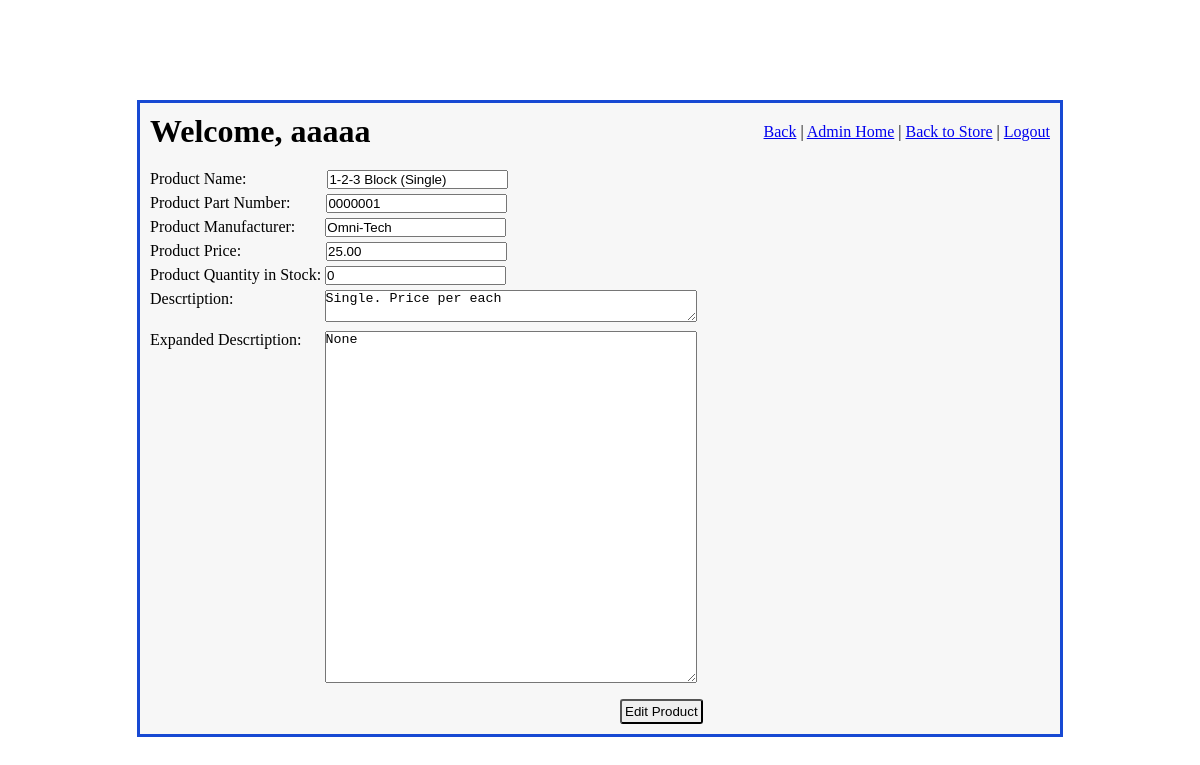
The page /admin_access/edit_product/2 (signed in) on the database its author committed.
### imgfield_app/models.py (models this page shows)
class User(models.Model):
    first_name = models.CharField(max_length=45)
    last_name = models.CharField(max_length=60)
    email = models.CharField(max_length=60)
    password = models.CharField(max_length=60)
    security_level = models.IntegerField()
    created_at = models.DateTimeField(auto_now_add=True)
    updated_at = models.DateTimeField(auto_now=True)
    objects = UserManager()

class Product(models.Model):
    name = models.CharField(max_length=108)
    part_number = models.CharField(max_length=27)
    manufacturer = models.CharField(max_length=45, null=True, blank= True)
    price = models.DecimalField(decimal_places=2, max_digits=5)
    desc = models.CharField(max_length=189)
    exp_desc = models.TextField(null=True, blank=True)
    quantity_in_stock = models.IntegerField(null=True, blank=True)
    created_at = models.DateTimeField(auto_now_add=True)
    updated_at = models.DateTimeField(auto_now=True)
    objects = ProductManager()

### admin_app/views.py (the view)
# urls.py: path('edit_product/<int:product_id>', views.edit_product),
def edit_product(request, product_id):
    if 'user_id' in request.session:
        logged_user = User.objects.get(id=request.session['user_id'])
        if logged_user.security_level > 4:
            context = {
                'logged_user': logged_user,
                'product_to_edit': Product.objects.get(id=product_id),
            }
            return render(request, "edit_product.html", context)
    return redirect("/")

### admin_app/templates/edit_product.html (shortened to what this page needs)
<!DOCTYPE html>
<html lang="en">
<head>
    {% load static %}
    <link rel="stylesheet" href="{% static 'css/admin_main.css' %}">
    <link rel="stylesheet" href="{% static 'css/edit_product.css' %}">
</head>
<body>
    <div id="wrapper">
        <div id="header">
            <h1>Welcome, {{ logged_user.first_name }}</h1>
            <div id="links">
                <a href="/admin_access/select_product/1">Back</a>  |
                <a href="/admin_access">Admin Home</a>  |
                <a href="/">Back to Store</a>  |
                <a href="/signon/logout">Logout</a>
            </div>
        </div>
        <div id="content">
            <form action="/admin_access/process_product_edit/{{ product_to_edit.id }}" method="POST">
                <p>Product Name: <input id="product_name_input" type="text" name="name" value="{{ product_to_edit.name }}" required></p>
                <p>Product Part Number: <input id="part_number_input" type="text" name="part_number" value="{{ product_to_edit.part_number }}" required></p>
                <p>Product Manufacturer: <input id="manufacturer_input" type="text" name="manufacturer" value="{{ product_to_edit.manufacturer }}" required></p>
                <p>Product Price: <input id="price_input" type="text" name="price" value="{{ product_to_edit.price }}" required></p>
                <p>Product Quantity in Stock: <input type="text" name="quantity_in_stock" value="{{ product_to_edit.quantity_in_stock }}" required></p>
                <div id="description">
                    <p>Descrtiption:</p>
                    <textarea id="desc_input" name="desc">{{ product_to_edit.desc }}</textarea>
                </div>
                <div id="exp_description">
                    <p>Expanded Descrtiption:</p>
                    <textarea id="exp_desc_input" name="exp_desc">{{ product_to_edit.exp_desc }}</textarea>
                </div>
                <button type="submit">Edit Product</button>
            </form>
        </div>
    </div>
</body>
</html>

### admin_app/static/css/admin_main.css (style rules this page uses)
* { margin: 0; padding: 0; }
#wrapper { width: 900px; margin: 100px auto; border: 3px solid rgb(23, 73, 211); padding: 10px; background-color: #F7F7F7; }
#header { display: flex; margin-bottom: 20px; }
#header h1 { flex: 7; }
#links { padding-top: 10px; }
button { padding: 3px; border-radius: 3px; }

### admin_app/static/css/edit_product.css (style rules this page uses)
#content p { margin-bottom: 5px; }
#product_name_input { margin-left: 77px; }
#part_number_input { margin-left: 32px; }
#manufacturer_input { margin-left: 26px; }
#price_input { margin-left: 81px; }
#description, #exp_description { display: flex; }
#description textarea { margin: 0px 9px 9px 91px; width: 370px; }
#exp_description textarea { margin: 0px 9px 9px 23px; width: 370px; height: 350px; }
button { margin-top: 7px; margin-left: 470px; padding: 3px; }

### rows shown on the page
User: first_name "aaaaa"
Product: name "1-2-3 Block (Single)", part_number "0000001", manufacturer "Omni-Tech", price "25.00", quantity_in_stock "0", desc "Single. Price per each", exp_desc "None"
